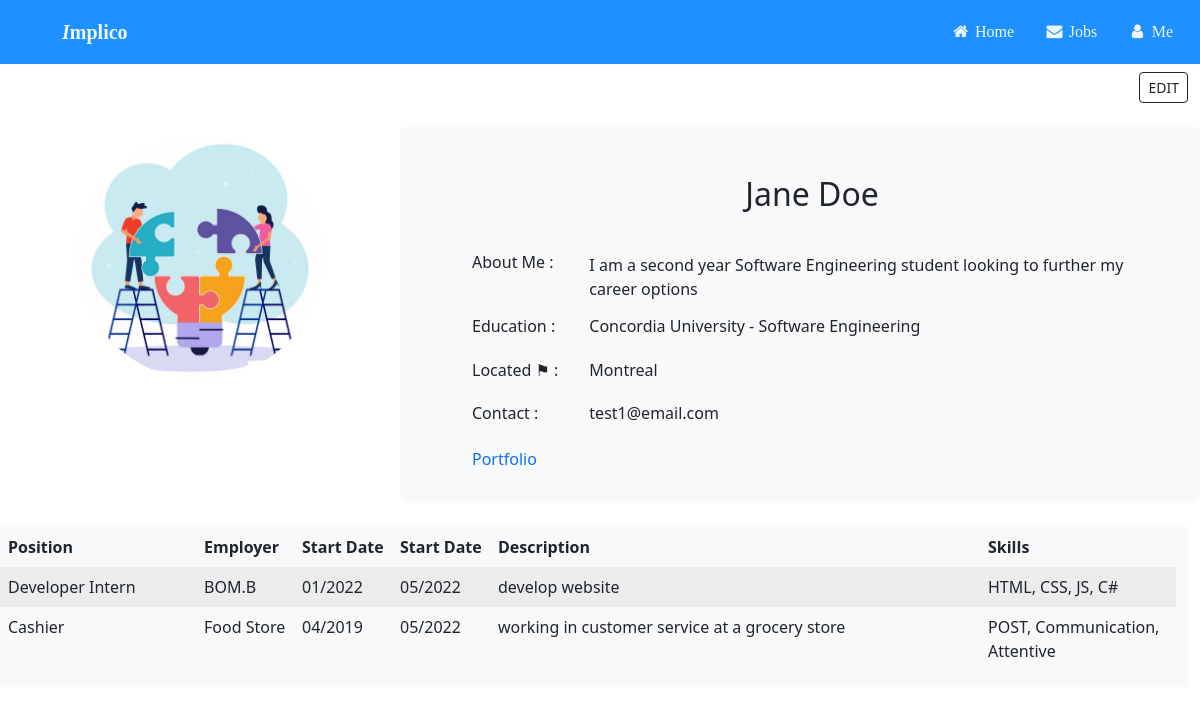
Page /profileTempHTML.html (signed in) on the committed database.
### tables this page shows
CREATE TABLE UserProfiles (profileKey NUMBER, userID NUMBER, firstName TEXT, lastName TEXT, bio TEXT, educInstitution TEXT, educDegree TEXT, location TEXT, contactInfo TEXT, portfolioLink TEXT, PRIMARY KEY (profileKey), FOREIGN KEY (userID) REFERENCES LoginInfo(userKey));

CREATE TABLE WorkExperience (expKey NUMBER, profileID NUMBER, position TEXT, employer TEXT, startMonth NUMBER, startYEAR NUMBER, endMonth NUMBER, endYear NUMBER, expDescription TEXT, skills TEXT, PRIMARY KEY(expKey), FOREIGN KEY(profileID) REFERENCES UserProfiles(profileKey));

### Implico/userProfile.py (the view)
@userProfile.route('/profileTempHTML.html', methods=['GET', 'POST'])
def profile():
    conn = sqlite3.connect("data.db")
    c = conn.cursor()
    if request.method == 'POST':
        print("your mom caca lala")
        c.close()
        return
    elif request.method == 'GET':
        userID = session["userID"]
        fetchProfile = "SELECT * FROM UserProfiles WHERE userID="+str(userID)
        userProfile = c.execute(fetchProfile).fetchall()[0]
        profileKey = userProfile[0]
        fetchWork = "SELECT * FROM WorkExperience WHERE profileID="+str(profileKey)
        workExps = c.execute(fetchWork).fetchall()
        name = str(userProfile[2])+" "+str(userProfile[3])
        bio = str(userProfile[4])
        educ = str(userProfile[5])+" - "+str(userProfile[6])
        loc = str(userProfile[7])
        con = str(userProfile[8])
        port = "\""+str(userProfile[9])+"\""
        session["profileID"] = profileKey
        c.close()
        return render_template('profileTempHTML.html', fullName=name, userBio=bio, education=educ, location=loc, contact=con, portfolio=port, workExperience=workExps)

### Implico/templates/profileTempHTML.html (shortened to what this page needs)
<!DOCTYPE html>
<html>
<head>
    <link rel="stylesheet" href="..\static\css\profileCSS.css">
    <link rel="stylesheet" href="https://cdnjs.cloudflare.com/ajax/libs/font-awesome/4.7.0/css/font-awesome.min.css">
    <link href="https://cdn.jsdelivr.net/npm/bootstrap@5.2.3/dist/css/bootstrap.min.css" rel="stylesheet">
</head>
<div class="container-fluid">
    <div class="row">
        <ul class="nav-bar">
            <li><a class="name" href="../Login/Login-html%20file.html"><b><i>I</i>mplico</b></a></li>
            <li><a href="../Profile/profile.html"><i class="fa fa-fw fa-user"></i> Me</a></li>
            <li><a href="#"><i class="fa fa-fw fa-envelope"></i> Jobs</a></li>
            <li><a class="active" href="../Login/Login-html%20file.html" href="#"><i class="fa fa-fw fa-home"></i>
                    Home</a>
            </li>
        </ul>
    </div>
    <br/><br/><br/>
    <div class="row">
        <div class="col-11"></div>
        <div class="col-1">
            <a class="btn btn-outline-dark btn-sm float-end" href="../editProfile.html">EDIT</a>
        </div>
    </div>
    <br>
    <div class="row">
        <div class="col-4 p-2 text-center"><img class="rounded-circle" src="../static/css/teamwork login image.jpg"
                style="max-height: 244px;"/></div>
        <div class="col-8 ps-5 pt-4 pb-4 pe-4 bg-light rounded">
            <div class="row px-4 py-4 text-center">
                <h2>{{fullName}}</h2>
            </div>
            <div class="row px-4 py-2">
                <div class="col-2">
                    <h6>About Me : </h6>
                </div>
                <div class="col-10"><span>{{userBio}}</span></div>
            </div>
            <div class="row px-4 py-2">
                <div class="col-2">
                    <h6>Education : </h6>
                </div>
                <div class="col-10">
                    <h6>{{education}}</h6>
                </div>
            </div>
            <div class="row px-4 py-2">
                <div class="col-2">
                    <h6>Located ⚑ : </h6>
                </div>
                <div class="col-10">
                    <h6>{{location}}</h6>
                </div>
            </div>
            <div class="row px-4 py-2">
                <div class="col-2">
                    <h6>Contact : </h6>
                </div>
                <div class="col-10">
                    <h6>{{contact}}</h6>
                </div>
            </div>
            <div class="row px-4 py-2"><a href={{portfolio}}>Portfolio</a></div>
        </div>
        <div class="row mt-4 bg-light">
            <table class="table table-responsive table-borderless table-striped table-hover">
                <thead>
                    <tr>
                        <th class="col-2">Position</th>
                        <th class="col-1">Employer</th>
                        <th class="col-1">Start Date</th>
                        <th class="col-1">Start Date</th>
                        <th class="col-5">Description</th>
                        <th class="col-2">Skills</th>
                    </tr>
                </thead>
                <tbody>
                    {% for exp in workExperience %}
                        <tr>
                            <td class="col-2">{{exp[2]}}</td>
                            <td class="col-1">{{exp[3]}}</td>
                            {% if exp[4] < 10 %}
                                <td class="col-1">{{"0"+exp[4]|string+"/"+exp[5]|string}}</td>
                            {% else %}
                                <td class="col-1">{{exp[4]|string+"/"+exp[5]|string}}</td>
                            {% endif %}
                            {% if exp[6] < 10 %}
                                <td class="col-1">{{"0"+exp[6]|string+"/"+exp[7]|string}}</td>
                            {% else %}
                                <td class="col-1">{{exp[6]|string+"/"+exp[7]|string}}</td>
                            {% endif %}
                            <td class="col-5">{{exp[8]}}</td>
                            <td class="col-2">{{exp[9]}}</td>
                        </tr>
                    {% endfor %}
                </tbody>
            </table>
        </div>
    </div>
</div>
</html>

### Implico/static/css/profileCSS.css (style rules this page uses)
ul { list-style-type: none; margin-top: -50px; padding: 0; width:100%; background-color: dodgerblue; position: fixed; }
li { display: inline; }
li a { color:aliceblue; display: block; padding: 20px 15px; font-family: Verdana; float:right; }
.name { color:aliceblue; display: block; padding: 17px 50px; font-family: Verdana; font-size: 20px; float:left; }
a:link { background-color: transparent; text-decoration: none; }

### rows in the picture
UserProfiles: bio "I am a second year Software Engineering student looking to further my career options", location "Montreal", contactInfo "test1@email.com"
WorkExperience: position "Developer Intern", employer "BOM.B", startMonth+startYEAR "01/2022", endMonth+endYear "05/2022", expDescription "develop website", skills "HTML, CSS, JS, C#"
WorkExperience: position "Cashier", employer "Food Store", startMonth+startYEAR "04/2019", endMonth+endYear "05/2022", expDescription "working in customer service at a grocery store", skills "POST, Communication, Attentive"

### other values in the picture
{{ fullName }} "Jane Doe"
{{ education }} "Concordia University - Software Engineering"
